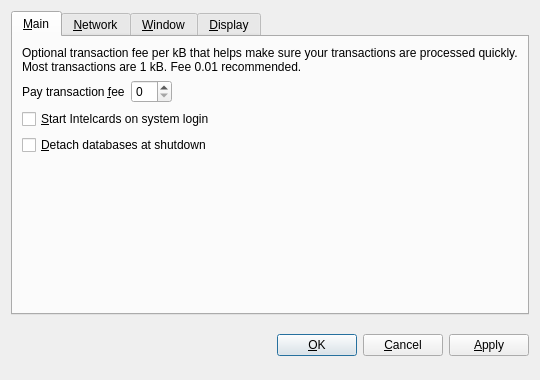
<?xml version="1.0" encoding="UTF-8"?>
<ui version="4.0">
 <class>OptionsDialog</class>
 <widget class="QDialog" name="OptionsDialog">
  <property name="geometry">
   <rect>
    <x>0</x>
    <y>0</y>
    <width>540</width>
    <height>380</height>
   </rect>
  </property>
  <property name="windowTitle">
   <string>Options</string>
  </property>
  <property name="modal">
   <bool>true</bool>
  </property>
  <layout class="QVBoxLayout" name="verticalLayout">
   <item>
    <widget class="QTabWidget" name="tabWidget">
     <property name="tabPosition">
      <enum>QTabWidget::North</enum>
     </property>
     <property name="currentIndex">
      <number>0</number>
     </property>
     <widget class="QWidget" name="tabMain">
      <attribute name="title">
       <string>&amp;Main</string>
      </attribute>
      <layout class="QVBoxLayout" name="verticalLayout_Main">
       <item>
        <widget class="QLabel" name="transactionFeeInfoLabel">
         <property name="text">
          <string>Optional transaction fee per kB that helps make sure your transactions are processed quickly. Most transactions are 1 kB. Fee 0.01 recommended.</string>
         </property>
         <property name="textFormat">
          <enum>Qt::PlainText</enum>
         </property>
         <property name="wordWrap">
          <bool>true</bool>
         </property>
        </widget>
       </item>
       <item>
        <layout class="QHBoxLayout" name="horizontalLayout_Main">
         <item>
          <widget class="QLabel" name="transactionFeeLabel">
           <property name="text">
            <string>Pay transaction &amp;fee</string>
           </property>
           <property name="textFormat">
            <enum>Qt::PlainText</enum>
           </property>
           <property name="buddy">
            <cstring>transactionFee</cstring>
           </property>
          </widget>
         </item>
         <item>
          <widget class="BitcoinAmountField" name="transactionFee"/>
         </item>
         <item>
          <spacer name="horizontalSpacer_Main">
           <property name="orientation">
            <enum>Qt::Horizontal</enum>
           </property>
           <property name="sizeHint" stdset="0">
            <size>
             <width>40</width>
             <height>20</height>
            </size>
           </property>
          </spacer>
         </item>
        </layout>
       </item>
       <item>
        <widget class="QCheckBox" name="bitcoinAtStartup">
         <property name="toolTip">
          <string>Automatically start Intelcards after logging in to the system.</string>
         </property>
         <property name="text">
          <string>&amp;Start Intelcards on system login</string>
         </property>
        </widget>
       </item>
       <item>
        <widget class="QCheckBox" name="detachDatabases">
         <property name="toolTip">
          <string>Detach block and address databases at shutdown. This means they can be moved to another data directory, but it slows down shutdown. The wallet is always detached.</string>
         </property>
         <property name="text">
          <string>&amp;Detach databases at shutdown</string>
         </property>
        </widget>
       </item>
       <item>
        <spacer name="verticalSpacer_Main">
         <property name="orientation">
          <enum>Qt::Vertical</enum>
         </property>
         <property name="sizeHint" stdset="0">
          <size>
           <width>20</width>
           <height>40</height>
          </size>
         </property>
        </spacer>
       </item>
      </layout>
     </widget>
     <widget class="QWidget" name="tabNetwork">
      <attribute name="title">
       <string>&amp;Network</string>
      </attribute>
      <layout class="QVBoxLayout" name="verticalLayout_Network">
       <item>
        <widget class="QCheckBox" name="mapPortUpnp">
         <property name="toolTip">
          <string>Automatically open the Intelcards client port on the router. This only works when your router supports UPnP and it is enabled.</string>
         </property>
         <property name="text">
          <string>Map port using &amp;UPnP</string>
         </property>
        </widget>
       </item>
       <item>
        <widget class="QCheckBox" name="connectSocks">
         <property name="toolTip">
          <string>Connect to the Intelcards network through a SOCKS proxy (e.g. when connecting through Tor).</string>
         </property>
         <property name="text">
          <string>&amp;Connect through SOCKS proxy:</string>
         </property>
        </widget>
       </item>
       <item>
        <layout class="QHBoxLayout" name="horizontalLayout_Network">
         <item>
          <widget class="QLabel" name="proxyIpLabel">
           <property name="text">
            <string>Proxy &amp;IP:</string>
           </property>
           <property name="textFormat">
            <enum>Qt::PlainText</enum>
           </property>
           <property name="buddy">
            <cstring>proxyIp</cstring>
           </property>
          </widget>
         </item>
         <item>
          <widget class="QValidatedLineEdit" name="proxyIp">
           <property name="maximumSize">
            <size>
             <width>140</width>
             <height>16777215</height>
            </size>
           </property>
           <property name="toolTip">
            <string>IP address of the proxy (e.g. 127.0.0.1)</string>
           </property>
          </widget>
         </item>
         <item>
          <widget class="QLabel" name="proxyPortLabel">
           <property name="text">
            <string>&amp;Port:</string>
           </property>
           <property name="textFormat">
            <enum>Qt::PlainText</enum>
           </property>
           <property name="buddy">
            <cstring>proxyPort</cstring>
           </property>
          </widget>
         </item>
         <item>
          <widget class="QLineEdit" name="proxyPort">
           <property name="maximumSize">
            <size>
             <width>55</width>
             <height>16777215</height>
            </size>
           </property>
           <property name="toolTip">
            <string>Port of the proxy (e.g. 9050)</string>
           </property>
          </widget>
         </item>
         <item>
          <widget class="QLabel" name="socksVersionLabel">
           <property name="text">
            <string>SOCKS &amp;Version:</string>
           </property>
           <property name="textFormat">
            <enum>Qt::PlainText</enum>
           </property>
           <property name="buddy">
            <cstring>socksVersion</cstring>
           </property>
          </widget>
         </item>
         <item>
          <widget class="QValueComboBox" name="socksVersion">
           <property name="toolTip">
            <string>SOCKS version of the proxy (e.g. 5)</string>
           </property>
          </widget>
         </item>
         <item>
          <spacer name="horizontalSpacer_Network">
           <property name="orientation">
            <enum>Qt::Horizontal</enum>
           </property>
           <property name="sizeHint" stdset="0">
            <size>
             <width>40</width>
             <height>20</height>
            </size>
           </property>
          </spacer>
         </item>
        </layout>
       </item>
       <item>
        <spacer name="verticalSpacer_Network">
         <property name="orientation">
          <enum>Qt::Vertical</enum>
         </property>
         <property name="sizeHint" stdset="0">
          <size>
           <width>20</width>
           <height>40</height>
          </size>
         </property>
        </spacer>
       </item>
      </layout>
     </widget>
     <widget class="QWidget" name="tabWindow">
      <attribute name="title">
       <string>&amp;Window</string>
      </attribute>
      <layout class="QVBoxLayout" name="verticalLayout_Window">
       <item>
        <widget class="QCheckBox" name="minimizeToTray">
         <property name="toolTip">
          <string>Show only a tray icon after minimizing the window.</string>
         </property>
         <property name="text">
          <string>&amp;Minimize to the tray instead of the taskbar</string>
         </property>
        </widget>
       </item>
       <item>
        <widget class="QCheckBox" name="minimizeOnClose">
         <property name="toolTip">
          <string>Minimize instead of exit the application when the window is closed. When this option is enabled, the application will be closed only after selecting Quit in the menu.</string>
         </property>
         <property name="text">
          <string>M&amp;inimize on close</string>
         </property>
        </widget>
       </item>
       <item>
        <spacer name="verticalSpacer_Window">
         <property name="orientation">
          <enum>Qt::Vertical</enum>
         </property>
         <property name="sizeHint" stdset="0">
          <size>
           <width>20</width>
           <height>40</height>
          </size>
         </property>
        </spacer>
       </item>
      </layout>
     </widget>
     <widget class="QWidget" name="tabDisplay">
      <attribute name="title">
       <string>&amp;Display</string>
      </attribute>
      <layout class="QVBoxLayout" name="verticalLayout_Display">
       <item>
        <layout class="QHBoxLayout" name="horizontalLayout_1_Display">
         <item>
          <widget class="QLabel" name="langLabel">
           <property name="text">
            <string>User Interface &amp;language:</string>
           </property>
           <property name="textFormat">
            <enum>Qt::PlainText</enum>
           </property>
           <property name="buddy">
            <cstring>lang</cstring>
           </property>
          </widget>
         </item>
         <item>
          <widget class="QValueComboBox" name="lang">
           <property name="toolTip">
            <string>The user interface language can be set here. This setting will take effect after restarting Intelcards.</string>
           </property>
          </widget>
         </item>
        </layout>
       </item>
       <item>
        <layout class="QHBoxLayout" name="horizontalLayout_2_Display">
         <item>
          <widget class="QLabel" name="unitLabel">
           <property name="text">
            <string>&amp;Unit to show amounts in:</string>
           </property>
           <property name="textFormat">
            <enum>Qt::PlainText</enum>
           </property>
           <property name="buddy">
            <cstring>unit</cstring>
           </property>
          </widget>
         </item>
         <item>
          <widget class="QValueComboBox" name="unit">
           <property name="toolTip">
            <string>Choose the default subdivision unit to show in the interface and when sending coins.</string>
           </property>
          </widget>
         </item>
        </layout>
       </item>
       <item>
        <widget class="QCheckBox" name="displayAddresses">
         <property name="toolTip">
          <string>Whether to show Intelcards addresses in the transaction list.</string>
         </property>
         <property name="text">
          <string>&amp;Display addresses in transaction list</string>
         </property>
        </widget>
       </item>
       <item>
        <widget class="QCheckBox" name="coinControlFeatures">
         <property name="toolTip">
          <string>Whether to show coin control features or not.</string>
         </property>
         <property name="text">
          <string>Display coin &amp;control features (experts only!)</string>
         </property>
        </widget>
       </item>
       <item>
        <spacer name="verticalSpacer_Display">
         <property name="orientation">
          <enum>Qt::Vertical</enum>
         </property>
         <property name="sizeHint" stdset="0">
          <size>
           <width>20</width>
           <height>40</height>
          </size>
         </property>
        </spacer>
       </item>
      </layout>
     </widget>
    </widget>
   </item>
   <item>
    <layout class="QHBoxLayout" name="horizontalLayout_Buttons">
     <item>
      <spacer name="horizontalSpacer_1">
       <property name="orientation">
        <enum>Qt::Horizontal</enum>
       </property>
       <property name="sizeHint" stdset="0">
        <size>
         <width>40</width>
         <height>48</height>
        </size>
       </property>
      </spacer>
     </item>
     <item>
      <widget class="QLabel" name="statusLabel">
       <property name="font">
        <font>
         <weight>75</weight>
         <bold>true</bold>
        </font>
       </property>
       <property name="text">
        <string/>
       </property>
       <property name="textFormat">
        <enum>Qt::PlainText</enum>
       </property>
       <property name="wordWrap">
        <bool>true</bool>
       </property>
      </widget>
     </item>
     <item>
      <spacer name="horizontalSpacer_2">
       <property name="orientation">
        <enum>Qt::Horizontal</enum>
       </property>
       <property name="sizeHint" stdset="0">
        <size>
         <width>40</width>
         <height>48</height>
        </size>
       </property>
      </spacer>
     </item>
     <item>
      <widget class="QPushButton" name="okButton">
       <property name="text">
        <string>&amp;OK</string>
       </property>
      </widget>
     </item>
     <item>
      <widget class="QPushButton" name="cancelButton">
       <property name="text">
        <string>&amp;Cancel</string>
       </property>
       <property name="autoDefault">
        <bool>false</bool>
       </property>
      </widget>
     </item>
     <item>
      <widget class="QPushButton" name="applyButton">
       <property name="text">
        <string>&amp;Apply</string>
       </property>
       <property name="autoDefault">
        <bool>false</bool>
       </property>
      </widget>
     </item>
    </layout>
   </item>
  </layout>
 </widget>
 <customwidgets>
  <customwidget>
   <class>BitcoinAmountField</class>
   <extends>QSpinBox</extends>
   <header>bitcoinamountfield.h</header>
  </customwidget>
  <customwidget>
   <class>QValueComboBox</class>
   <extends>QComboBox</extends>
   <header>qvaluecombobox.h</header>
  </customwidget>
  <customwidget>
   <class>QValidatedLineEdit</class>
   <extends>QLineEdit</extends>
   <header>qvalidatedlineedit.h</header>
  </customwidget>
 </customwidgets>
 <resources/>
 <connections/>
</ui>
